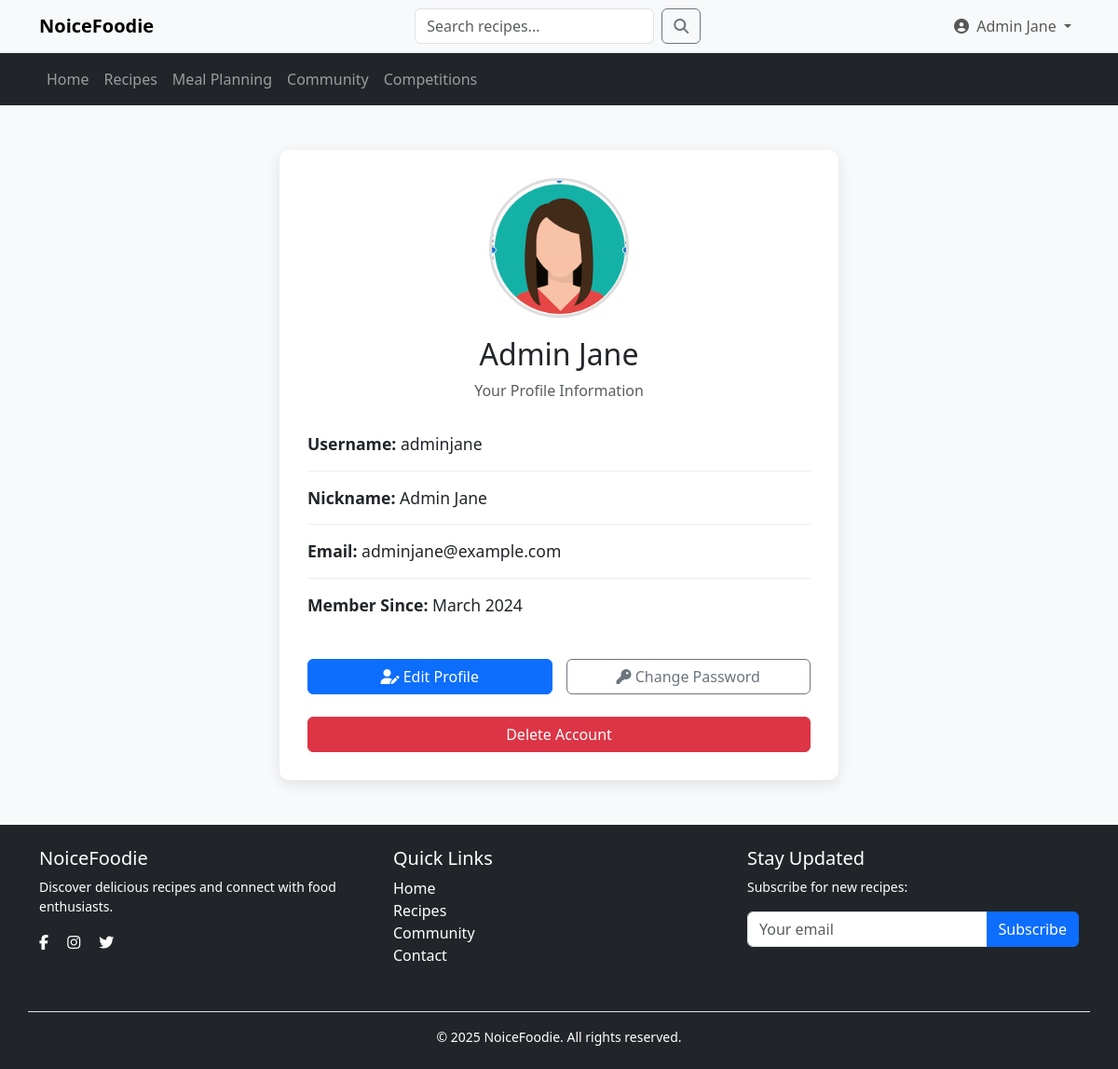
The app's page /users/profile.php (signed in) with its own data.
### tables this page shows
CREATE TABLE users (
  user_id int(11) NOT NULL AUTO_INCREMENT PRIMARY KEY,
  username varchar(50) NOT NULL,
  nickname varchar(100) DEFAULT NULL,
  email varchar(100) NOT NULL,
  password varchar(255) NOT NULL,
  registration_date TIMESTAMP DEFAULT CURRENT_TIMESTAMP,
  reset_token varchar(255) DEFAULT NULL,
  reset_token_expiry datetime DEFAULT NULL,
  avatar int(11) DEFAULT 0,
  is_admin TINYINT(1) DEFAULT 0,
  UNIQUE KEY email (email)
);

### users/profile.php (the view, shortened to what this page needs)
<?php
require_once '../config/db.php';
$user_id = $_SESSION['user_id'];
$stmt = $usersDB->prepare("SELECT email, nickname, avatar, registration_date FROM users WHERE user_id = ?");
$stmt->execute([$user_id]);
$user = $stmt->fetch(PDO::FETCH_ASSOC);
$user_email = $user['email'] ?? 'Not Available';
$nickname = $user['nickname'] ?? $_SESSION['username'];
$avatar_id = $user['avatar'] ?? 0;
$registration_date = $user['registration_date'] ?? null;
$member_since = $registration_date ? date('F Y', strtotime($registration_date)) : 'Unknown';
$preset_avatars = [
    'avatar1.png',
    'avatar2.png',
    'avatar3.png',
    'avatar4.png',
    'avatar5.png',
    'avatar6.png'
];
$current_avatar = $preset_avatars[$avatar_id] ?? $preset_avatars[0];
?>
<!DOCTYPE html>
<html lang="en">
<head>
    <link href="https://cdn.jsdelivr.net/npm/bootstrap@5.3.2/dist/css/bootstrap.min.css" rel="stylesheet">
    <link rel="stylesheet" href="https://cdnjs.cloudflare.com/ajax/libs/font-awesome/6.0.0/css/all.min.css">
</head>
<body class="bg-light">
    <?php include_once '../includes/navigation.php'; ?>
    <div class="container mt-5">
        <div class="profile-card">
            <div class="profile-header">
                <div class="profile-img-container">
                    <img src="../assets/avatars/<?= $current_avatar ?>" class="profile-img" alt="Profile Picture">
                </div>
                <h2><?= htmlspecialchars($nickname) ?></h2>
                <p class="text-muted">Your Profile Information</p>
            </div>
            <div class="profile-info">
                <p><strong>Username:</strong> <?= htmlspecialchars($_SESSION['username']) ?></p>
                <p><strong>Nickname:</strong> <?= htmlspecialchars($nickname) ?></p>
                <p><strong>Email:</strong> <?= htmlspecialchars($user_email) ?></p>
                <p><strong>Member Since:</strong> <?= htmlspecialchars($member_since) ?></p>
            </div>
            <div class="profile-actions">
                <a href="edit_profile.php" class="btn btn-primary">
                    <i class="fas fa-user-edit"></i> Edit Profile
                </a>
                <a href="change_password.php" class="btn btn-outline-secondary">
                    <i class="fas fa-key"></i> Change Password
                </a>
            </div>
            <button class="btn btn-danger w-100 mt-4" onclick="confirmDelete()">Delete Account</button>
        </div>
    </div>
    <?php include_once '../includes/footer.php'; ?>
</body>
</html>

### users/profile.php (style rules this page uses)
.profile-img-container { display: flex; justify-content: center; margin-bottom: 20px; }
.profile-img { width: 150px; height: 150px; object-fit: cover; border-radius: 50%; border: 3px solid #ddd; }
.profile-header { text-align: center; margin-bottom: 2rem; }
.profile-card { background: #fff; border-radius: 10px; padding: 30px; margin: 0 auto; box-shadow: 0 4px 15px rgba(0, 0, 0, 0.1); max-width: 600px; }
.profile-info { margin-bottom: 30px; }
.profile-info p { font-size: 1.1rem; margin-bottom: 15px; border-bottom: 1px solid #eee; padding-bottom: 15px; }
.profile-info p:last-child { border-bottom: none; }
.profile-actions { display: grid; grid-template-columns: 1fr 1fr; gap: 15px; margin-top: 20px; }

### records on screen
users: nickname "Admin Jane", email "adminjane@example.com", registration_date "March 2024"

### other values on screen
$display_name "Admin Jane"
$_SESSION['username'] "adminjane"
